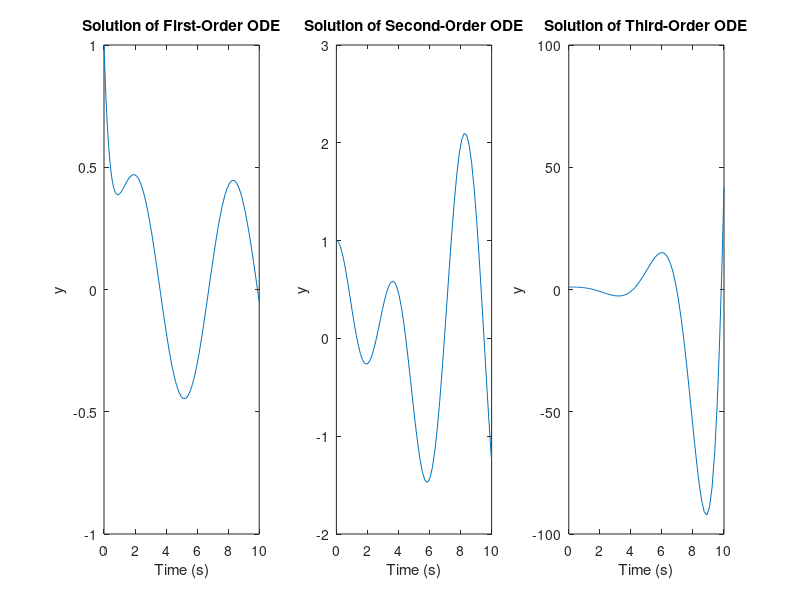

The MATLAB source for this figure:
% define the ODE
dydt = @(t, y) -2*y + sin(t);

% set the initial condition
y0 = 1;

% set the time span
tspan = [0, 10];

% solve the ODE using ode45
[t, y] = ode45(dydt, tspan, y0);
subplot(1,3,1);
% plot the solution
plot(t, y);
xlabel('Time (s)');
ylabel('y');
title('Solution of First-Order ODE');
% define the ODE
dydt = @(t, y) [y(2); -2*y(1) + sin(t)];

% set the initial condition
y0 = [1; 0];

% set the time span
tspan = [0, 10];

% solve the ODE using ode45
[t, y] = ode45(dydt, tspan, y0);
subplot(1,3,2);
% plot the solution
plot(t, y(:, 1));
xlabel('Time (s)');
ylabel('y');
title('Solution of Second-Order ODE');
% define the ODE
dydt = @(t, y) [y(2); y(3); -2*y(1) + sin(t)];

% set the initial condition
y0 = [1; 0; 0];

% set the time span
tspan = [0, 10];

% solve the ODE using ode45
[t, y] = ode45(dydt, tspan, y0);
subplot(1,3,3);
% plot the solution
plot(t, y(:, 1));
xlabel('Time (s)');
ylabel('y');
title('Solution of Third-Order ODE');
